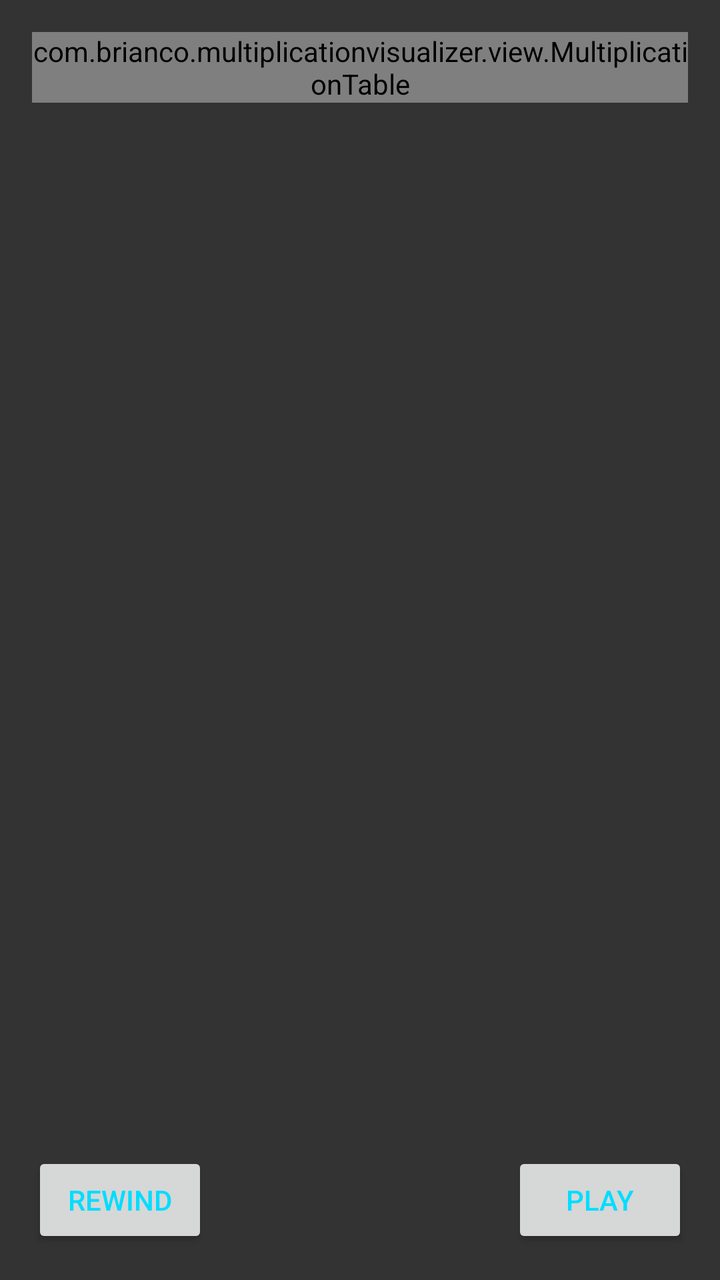
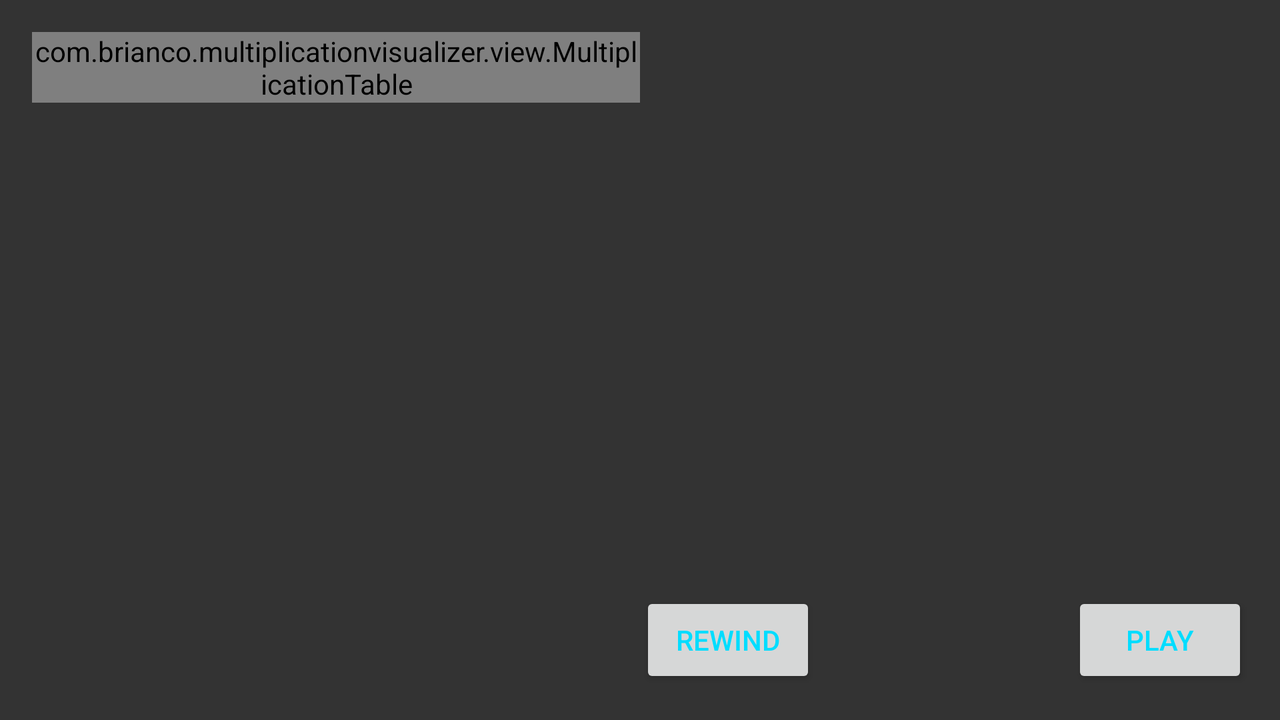

The same Android screen from two of the app's own layout files: first res/layout/ as a phone draws it, then the repository's variant for another configuration, drawn on a device whose configuration selects that folder. Both files follow.
<!-- AndroidManifest.xml: application theme AppTheme -->
<!-- res/layout/fragment_vis.xml -->
<FrameLayout
    xmlns:android="http://schemas.android.com/apk/res/android"
    xmlns:tools="http://schemas.android.com/tools"
    xmlns:table="http://schemas.android.com/apk/res-auto"
    tools:context=".VisualizerFragment"
    android:layout_width="match_parent"
    android:layout_height="match_parent"
    android:paddingLeft="@dimen/activity_horizontal_margin"
    android:paddingRight="@dimen/activity_horizontal_margin"
    android:paddingTop="@dimen/activity_vertical_margin"
    android:paddingBottom="@dimen/activity_vertical_margin">

    <com.brianco.multiplicationvisualizer.view.MultiplicationTable
        android:id="@+id/table"
        android:layout_width="match_parent"
        android:layout_height="wrap_content"/>

    <Button
        android:id="@+id/start_forward_button"
        android:layout_width="wrap_content"
        android:layout_height="wrap_content"
        android:layout_gravity="bottom|end"
        android:text="@string/play"/>

    <Button
        android:id="@+id/start_backward_button"
        android:layout_width="wrap_content"
        android:layout_height="wrap_content"
        android:layout_gravity="bottom|start"
        android:text="@string/rewind"/>

    <TextView
        android:id="@+id/current_number"
        android:layout_width="wrap_content"
        android:layout_height="wrap_content"
        android:layout_gravity="bottom|center"
        android:textSize="@dimen/current_number_text_size"/>

</FrameLayout>
<!-- resources referenced by this layout -->
<resources>
  <dimen name="activity_horizontal_margin">16dp</dimen>
  <dimen name="activity_vertical_margin">16dp</dimen>
  <dimen name="current_number_text_size">28sp</dimen>
  <string name="play">Play</string>
  <string name="rewind">Rewind</string>
  <style name="AppTheme" parent="AppThemeBase">
          <item name="android:windowBackground">@color/background</item>
          <item name="android:textColor">@color/text</item>
      </style>
  <!-- from res/values-v21/ -->
  <style name="AppThemeBase" parent="android:Theme.Material.Light.DarkActionBar">
      </style>
  <color name="background">#333</color>
  <color name="text">@android:color/holo_blue_bright</color>
</resources>
<!-- res/layout-land/fragment_vis.xml (the repository's variant of the layout above) -->
<!-- drawn on the phone turned sideways -->
<LinearLayout
    xmlns:android="http://schemas.android.com/apk/res/android"
    xmlns:tools="http://schemas.android.com/tools"
    xmlns:table="http://schemas.android.com/apk/res-auto"
    tools:context=".VisualizerFragment"
    android:orientation="horizontal"
    android:layout_width="match_parent"
    android:layout_height="match_parent"
    android:paddingLeft="@dimen/activity_horizontal_margin"
    android:paddingRight="@dimen/activity_horizontal_margin"
    android:paddingTop="@dimen/activity_vertical_margin"
    android:paddingBottom="@dimen/activity_vertical_margin">

    <com.brianco.multiplicationvisualizer.view.MultiplicationTable
        android:id="@+id/table"
        android:layout_width="0dp"
        android:layout_height="wrap_content"
        android:layout_weight="1"/>

    <FrameLayout
        android:layout_width="0dp"
        android:layout_height="match_parent"
        android:layout_weight="1">

        <Button
            android:id="@+id/start_forward_button"
            android:layout_width="wrap_content"
            android:layout_height="wrap_content"
            android:layout_gravity="bottom|end"
            android:text="@string/play"/>

        <Button
            android:id="@+id/start_backward_button"
            android:layout_width="wrap_content"
            android:layout_height="wrap_content"
            android:layout_gravity="bottom|start"
            android:text="@string/rewind"/>

        <TextView
            android:id="@+id/current_number"
            android:layout_width="wrap_content"
            android:layout_height="wrap_content"
            android:layout_gravity="bottom|center"
            android:textSize="@dimen/current_number_text_size"/>

    </FrameLayout>

</LinearLayout>
